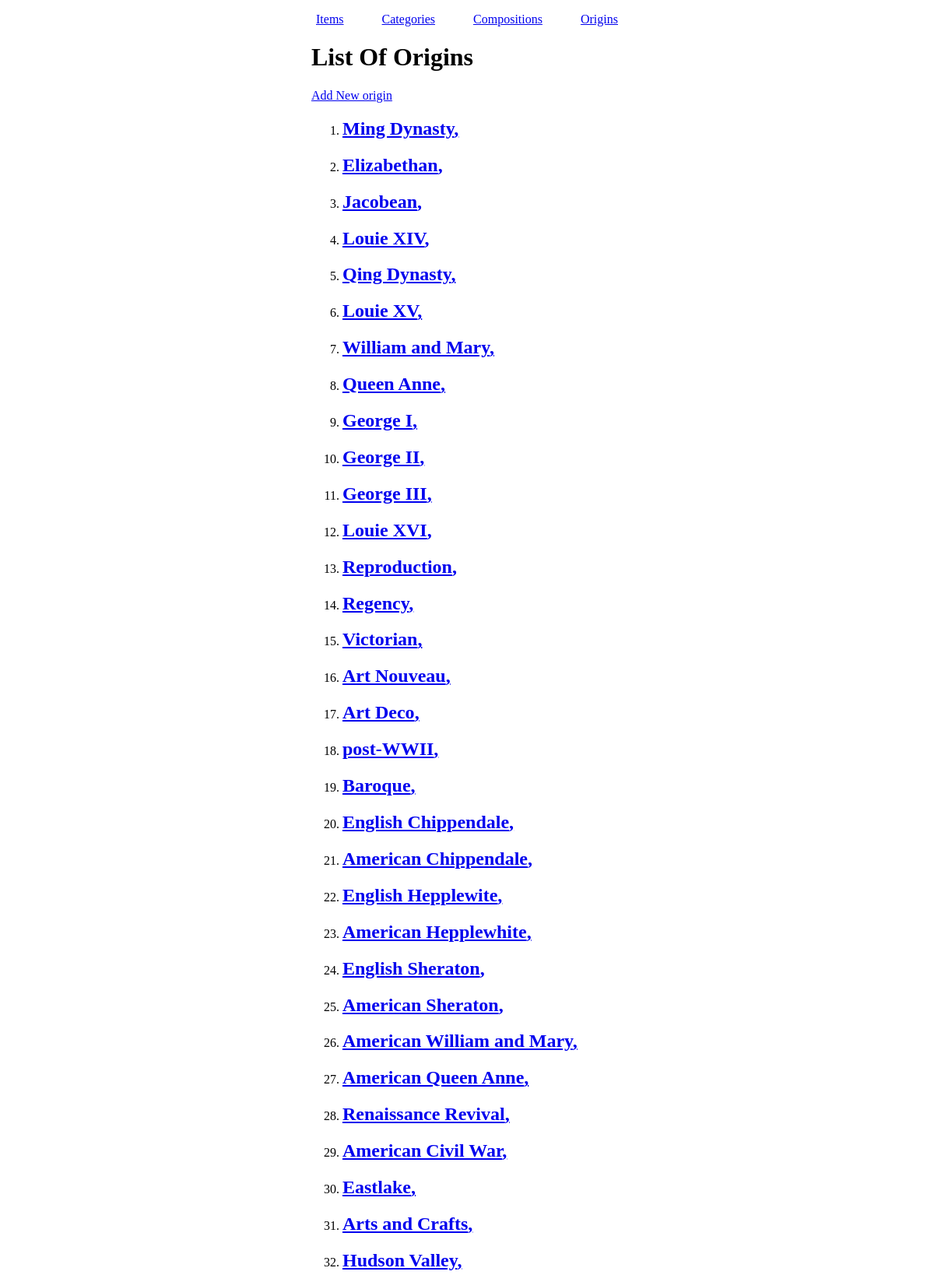
Screenshot of /cms/origins.php (upper part) with the database file from the repository.
### tables this page shows
CREATE TABLE IF NOT EXISTS `origins` (
  `originID` int(11) NOT NULL,
  `place` varchar(255) NOT NULL,
  `era` varchar(255) NOT NULL
);

### cms/origins.php (the view, shortened to what this page needs)
<?php
require('../conn/connAntiques.php');
$query = "SELECT * FROM origins";
$result = mysqli_query($conn, $query);
?><!DOCTYPE html>
<html lang="en-us">
<head>
    <link href="css/cms.css" rel="stylesheet">
    <link href="https://stackpath.bootstrapcdn.com/font-awesome/4.7.0/css/font-awesome.min.css" rel="stylesheet">
</head>
<body>
  <div id="container">
    <?php require('includes/menu.php'); ?>
    <h1>List Of Origins</h1>
    <p><a href="origin.php">Add New origin</a></p>
    <ol class="origin-listing">
      <?php while ($row = mysqli_fetch_array($result)): ?>
      <li>
        <h2><a href="origin.php?originID=<?= $row['originID']; ?>"><?= "$row[era], $row[place]"; ?></a></h2>
      </li>
      <?php endwhile; ?>
    </ol>
  </div>
</body>
</html>

### cms/css/cms.css (style rules this page uses)
#container { max-width: 400px; margin: 0 auto; }

### rows the page displays
origins: era "Ming Dynasty"
origins: era "Elizabethan"
origins: era "Jacobean"
origins: era "Louie XIV"
origins: era "Qing Dynasty"
origins: era "Louie XV"
origins: era "William and Mary"
origins: era "Queen Anne"
origins: era "George I"
origins: era "George II"
origins: era "George III"
origins: era "Louie XVI"
origins: era "Reproduction"
origins: era "Regency"
origins: era "Victorian"
origins: era "Art Nouveau"
origins: era "Art Deco"
origins: era "post-WWII"
origins: era "Baroque"
origins: era "English Chippendale"
origins: era "American Chippendale"
origins: era "English Hepplewite"
origins: era "American Hepplewhite"
origins: era "English Sheraton"
origins: era "American Sheraton"
origins: era "American William and Mary"
origins: era "American Queen Anne"
origins: era "Renaissance Revival"
origins: era "American Civil War"
origins: era "Eastlake"
origins: era "Arts and Crafts"
origins: era "Hudson Valley"
